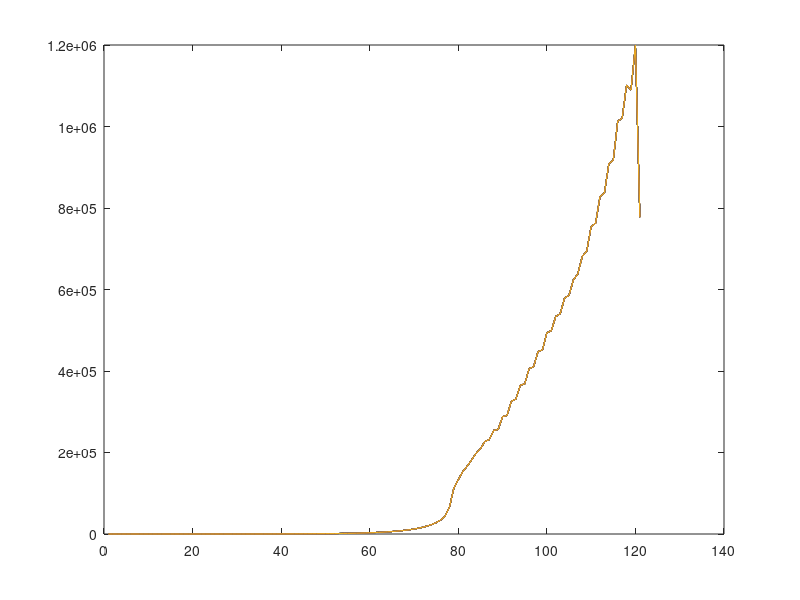

MATLAB code for this plot:

%učitavanje podataka
load primjer_osjetljivosti_pnk_Ax.mat;
%svd
[U,S,V] = svd(A);
r = rank(A); %121
size(A); %150 x 121
%uvjetovanost
cond_A = cond(A); %2.924132758112890e+09
%crtanje svojstvenih vrijednosti
semilogy(diag(S), "c*");
%ovdje isto mogu vidjet da je punog randa jer je najmanja singularna
%vrijednost reda velicine 10 ^(-2)

b = A * x; %ovdje mi nije sve baš 10000 ?
size(b); %ovo je 150 x 1
eta = rand(size(b,1));
b_new = b + eta;

[U_,S_,V_] = svd(A,"econ");
x_nk = transpose(V_) * S_ \ transpose(U_) * b_new; %nez jel ovo okej
  
norm(A*x-b,2);
norm(A*x_nk-b,2);

plot(x);
plot(x_nk);

